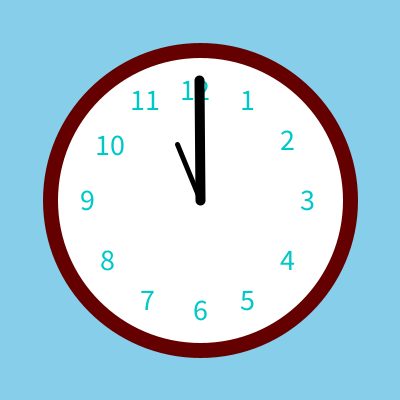
Frame 1 (no input)
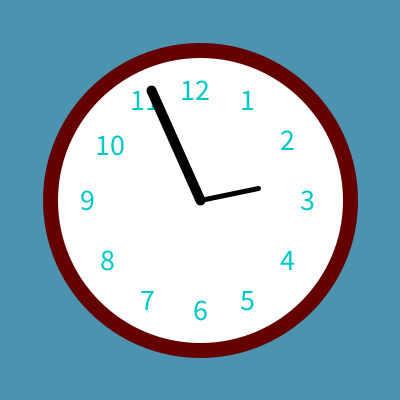
Frame 60 (the mouse pressed at the canvas centre just before this capture)
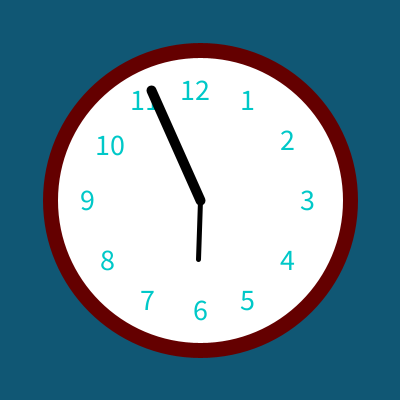
Frame 120 (the mouse held since frame 60 and released just before this capture)

The Processing sketch that drew these frames (run headless with seeded random() and noise(); from frame 60 on, the mouse is pressed at the canvas centre):

// Processing sketch: processing_71526
// ── processing_71526.pde

// Jeffrey Chen CP1 Loops Assignment(4-5)
// URL: jeffmao.webs.com OR http://www.openprocessing.org/user/21148
 
int br=135;
int bg=206;
int bb=235;
int m=0;
int h=1;
int change=1;
void setup()
{
  smooth();
  size (400, 400);
}
 
void draw()
{
  frameRate(20);
  back();
  circle();
  hand();
  h();
}
void back()
{
  {
    background(br, bg, bb);
    br=br-change;
    bg=bg-change;
    bb=bb-change;
    if (h < 1)
    {
     change = -1;
    }
    if (h>210)
    {
      change = 1;
    }
    frameRate(60);
  }
}
 
void circle()
{
  stroke(100, 0, 0);
  strokeWeight(15);
  ellipse(200, 200, 300, 300);
  fill(0, 200, 200);
  textSize(30);
  text("12", 180, 100);
  text("1", 240, 110);
  text("2", 280, 150);
  text("3", 300, 210);
  text("4", 280, 270);
  text("5", 240, 310);
  text("6", 193, 320);
  text("7", 140, 310);
  text("8", 100, 270);
  text("9", 80, 210);
  text("10", 95, 155);
  text("11", 130, 110);
  fill(255);
}
void hand()
{
  translate(200, 200);
  stroke(0);
  strokeWeight(10);
  rotate(PI*m/105-PI/2);
  line(0, 0, 120, 0);
  m=m+14;
}
 
void h()
{
  rotate(-PI*m/105);
  stroke(0);
  strokeWeight(5);
  rotate(PI*h/105);
  line(0, 0, 60, 0);
  h=h+1;
  if(h>210)
  {
    h=0;
  }
}
